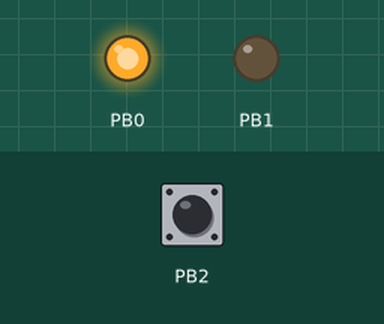
The program below on a simulated ATmega32, built with avr-gcc and emulated at 1 MHz. On the bench: output pins drawn as LEDs (lit = HIGH). The inputs (shaded band) are chosen by the test bench; at power-on: PB2 HIGH.

Above: at 1.2 s.
1.3 s: PB2 pulled LOW for 0.15 s
At 2.1 s:
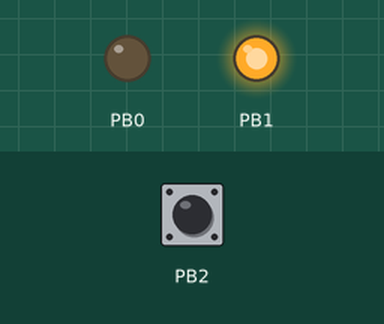
2.9 s: PB2 pulled LOW for 1 s
At 3.3 s:
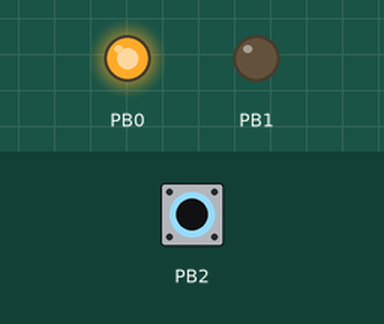
5.4 s: PB2 pulled LOW for 3.2 s
At 6.4 s:
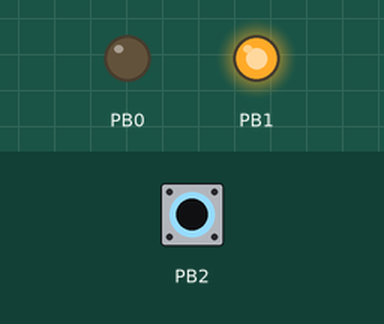
Timing chart, 0 to 8.4 s (numbered marks = the images above; inputs shaded):
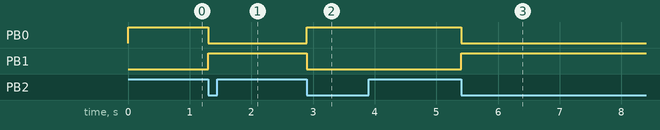

The program:

main.c
```c
#include <avr/io.h>
#include <inttypes.h>

int main(void)
{
	DDRB |= (1 << PINB0);     //Data Direction Register sets PINB0 as an output.
	PORTB ^= (1 << PINB0);    //Toggling PINB0 to HIGH.We don't want to SET it tO HIGH (like PINB2) because then it will always be HIGH.
	DDRB |= (1 << PINB1);     //Data Direction Register sets PINB1 as an output.
	DDRB &= ~(1 << PINB2);    //Data Direction Refister sets PINB2 as an input.
	PORTB |= (1 << PINB2);    //Set PINB2 to 5V.

	int pressed = 0;

	while(1)
	{
		if (bit_is_clear(PINB, 2))
		{
			if (pressed == 0)
			{
				PORTB ^= (1 << PINB0);
				PORTB ^= (1 << PINB1);
				pressed = 1;
			}
		}
		else
		{
			pressed = 0;
		}
	}

	return 0;
}
```

Measured:
- after the input at 1.3 s, PB0: HIGH → LOW at once; PB1: LOW → HIGH at once
- after the input at 2.9 s, PB0: LOW → HIGH at once; PB1: HIGH → LOW at once
- after the input at 5.4 s, PB0: HIGH → LOW at once; PB1: LOW → HIGH at once
